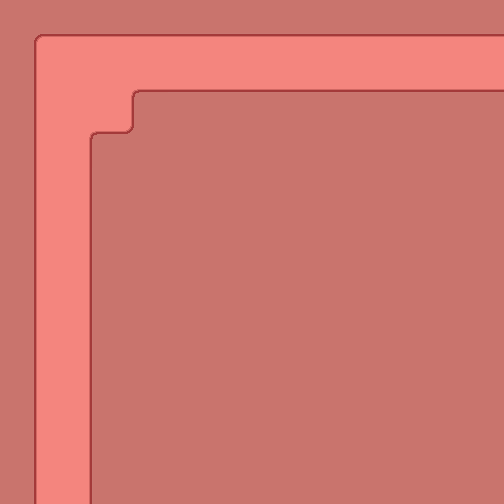

The image is a tile-based game level rendered from a .tmx file. Its description and complete source (layers, tilesets, objects, tile grids) follow:
An orthogonal 12x12 tile map with 42x42 px tiles, 1 tile layer (background), 2 tilesets and 7 objects (4x wall, start, goal).

<map version="1.2" tiledversion="1.3.3" orientation="orthogonal" renderorder="right-down" width="12" height="12" tilewidth="42" tileheight="42" infinite="0" nextlayerid="11" nextobjectid="148">
 <tileset firstgid="1" source="body_tiles.tsx" />
 <tileset firstgid="49" source="artery_and_vein.tsx" />
 <layer id="1" name="background" width="12" height="12">
  <data encoding="csv">
38,42,42,42,42,42,42,42,42,42,42,42,
30,1,1,1,1,1,1,1,1,1,1,1,
30,1,1,21,18,18,18,18,18,18,18,18,
30,1,21,14,13,13,13,13,13,13,13,13,
30,1,6,13,13,13,13,13,13,13,13,13,
30,1,6,13,13,13,13,13,13,13,13,13,
30,1,6,13,13,13,13,13,13,13,13,13,
30,1,6,13,13,13,13,13,13,13,13,13,
30,1,6,13,13,13,13,13,13,13,13,13,
30,1,6,13,13,13,13,13,13,13,13,13,
30,1,6,13,13,13,13,13,13,13,13,13,
30,1,6,13,13,13,13,13,13,13,13,13
</data>
 </layer>
 <objectgroup id="4" name="obstacles">
  <object id="141" name="start" x="42" y="462" width="42" height="42" />
  <object id="142" name="goal" x="462" y="42" width="42" height="42" />
  <object id="143" name="wall" x="0" y="0" width="42" height="504" />
  <object id="144" name="wall" x="42" y="0" width="462" height="42" />
  <object id="145" name="wall" x="84" y="126" width="420" height="378" />
  <object id="146" name="wall" x="126" y="84" width="378" height="42" />
  <object id="147" x="-52.5" y="105" />
 </objectgroup>
</map>